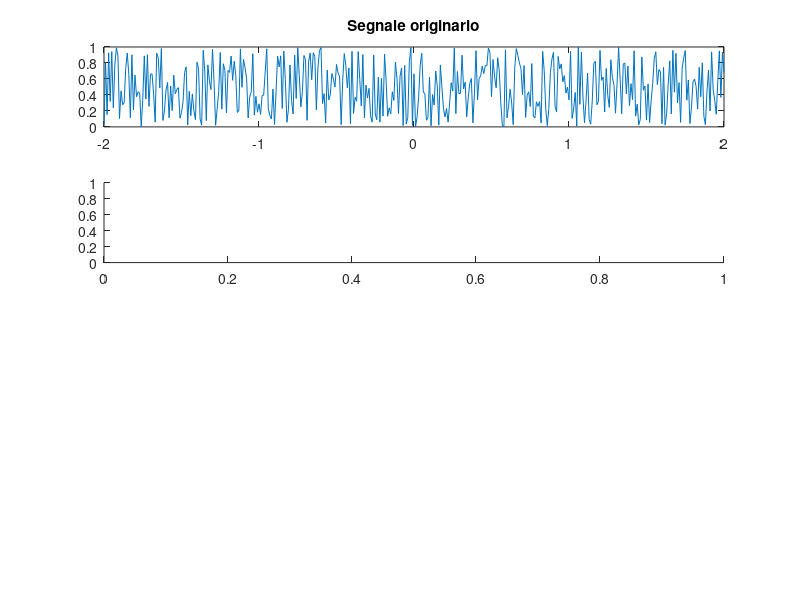

Write MATLAB code to recreate this figure. (Note: this script raises an error after producing the figure.)
clear all
close all
clc
figure(1);

time = -2 : 0.01 : 2;
random_signal = rand(1, length(time));

subplot(4,1,1);
plot(time,random_signal);
title('Segnale originario');

subplot(4,1,2);
plot(time,getFilteredSignal(random_signal, 20));    % 20 elementi
title('Segnale filtrato (20 elementi)');

subplot(4,1,3);
plot(time,getFilteredSignal(random_signal, 100));    % 100 elementi
title('Segnale filtrato (100 elementi)');

subplot(4,1,4);
plot(time,getFilteredSignal(random_signal, 200));    % 200 elementi
title('Segnale filtrato (200 elementi)');


function filtered_signal = getFilteredSignal(originalSignal, magnitude)
    filtered_signal = zeros(1, length(originalSignal));
    for n = 1:length(originalSignal)
        j = n;
        times = 0;
        sum = 0;

        while (times < magnitude && j > 1)                
            sum = sum + originalSignal(j);
            j = j-1;
            times = times + 1;
        end

        filtered_signal(n) = sum/magnitude;
    end
end